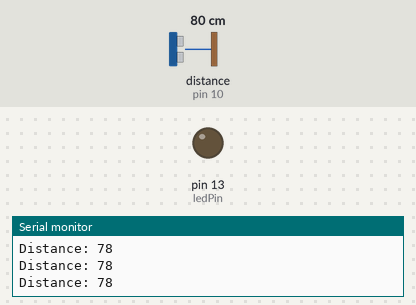
The sketch below on a simulated Arduino Uno, built with avr-gcc and run on an emulated ATmega328P. Parts: output pins drawn as LEDs (lit = HIGH), the last lines printed to the serial monitor. Wiring (inferred from the names in the program): ultrasonic range finder: trigger pin 9; echo pin 10. The inputs (shaded band) are chosen by the test bench; at power-on: distance to the obstacle (sensor on pin 10) 80 cm. The echo pulse lasts 58.3 µs per cm; pins used as bus, display or sensor lines are not drawn.

Above: at 1.2 s.
1.3 s: distance to the obstacle (sensor on pin 10) set to 13 cm
2.8 s: distance to the obstacle (sensor on pin 10) set to 10 cm
At 4.0 s:
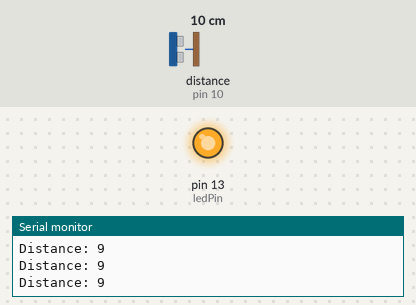
4.3 s: distance to the obstacle (sensor on pin 10) set to 18 cm
At 5.2 s:
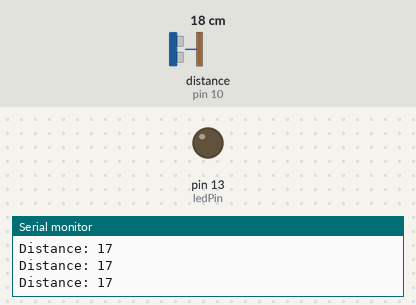
Timing chart, 0 to 7.3 s (numbered marks = the images above; inputs shaded):
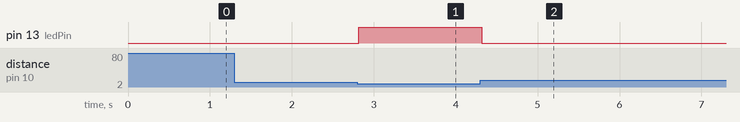

Measured:
- the behaviour switches between 12 and 11 cm on distance to the obstacle (sensor on pin 10) (found by bisection; images 0 and 1)
- after the input at 2.8 s, pin 13 (ledPin): LOW → HIGH at once
- after the input at 4.3 s, pin 13 (ledPin): HIGH → LOW at once

The sketch:

Ex2.ino
```cpp
int trigPin = 9;
int echoPin = 10;
int ledPin=13;
int duration;
int distance;
void setup() {
  pinMode(trigPin, OUTPUT);
  pinMode(ledPin, OUTPUT);
  pinMode(echoPin, INPUT);
  Serial.begin(9600);
}
void loop() {
  digitalWrite(trigPin, LOW);
  delayMicroseconds(2);
  digitalWrite(trigPin, HIGH);
  delayMicroseconds(10);
  digitalWrite(trigPin, LOW);
  duration = pulseIn(echoPin, HIGH);
  distance = duration * 0.034 / 2;
  Serial.print("Distance: ");
  Serial.println(distance);
  if(distance<=10)
  {
    digitalWrite(ledPin,HIGH);
  }
  else
  {
    digitalWrite(ledPin,LOW);
  }
}
```
